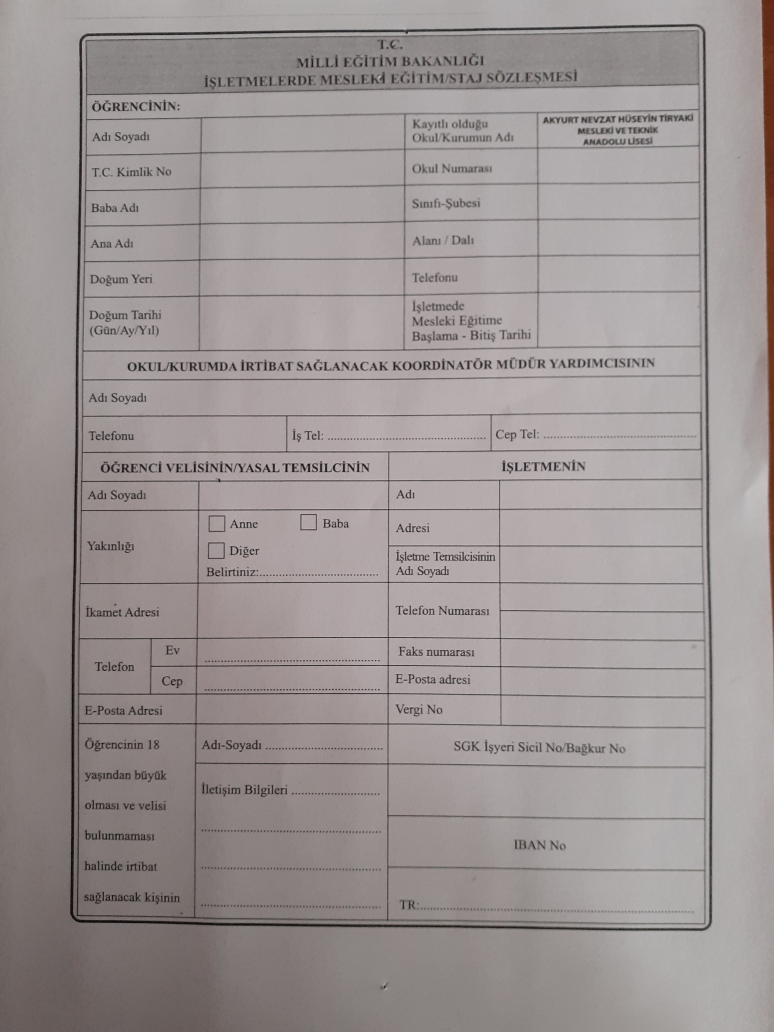
#> input picture uploads/09d67036-b819-452b-8144-90a1bbcc7878.jpg, 3096 x 4128 px (shown at 1/4 size)
$ python -i preprocessing.py   (imports and definitions only)   (older library calls are emulated)
#> lines starting #> are read from the running program, lines starting #| are printed output that depends on the picture
import cv2
import numpy as np
from skimage.transform import rotate
from skimage.color import rgb2gray
from skimage.feature import canny

class ImagePreprocessor:
    # [25 lines left out: functions is_hopeless, is_clean_document, not called in this run]

    @staticmethod
    def grayscale(image):
        if len(image.shape) == 3:
            return cv2.cvtColor(image, cv2.COLOR_BGR2GRAY)
        return image

    @staticmethod
    def noise_reduction(image):
        return cv2.GaussianBlur(image, (5, 5), 0)

    @staticmethod
    def adjust_contrast(image):
        """
        Using CLAHE (Contrast Limited Adaptive Histogram Equalization)
        for robust contrast enhancement in varying light.
        """
        if len(image.shape) == 3:
            image = cv2.cvtColor(image, cv2.COLOR_BGR2GRAY)

        clahe = cv2.createCLAHE(clipLimit=2.0, tileGridSize=(8, 8))
        return clahe.apply(image)

    # [4 lines left out: function sharpen, not called in this run]

    @staticmethod
    def resize_if_needed(image, max_size=2000):
#> called with max_size = 2000
        h, w = image.shape[:2]
#> h = 4128; w = 3096
        if max(h, w) > max_size:
            scale = max_size / max(h, w)
#> scale = 0.484
            new_w = int(w * scale)
#> new_w = 1500
            new_h = int(h * scale)
#> new_h = 2000
            return cv2.resize(image, (new_w, new_h), interpolation=cv2.INTER_AREA)
#> in adjust_contrast, `return clahe.apply(image)`:
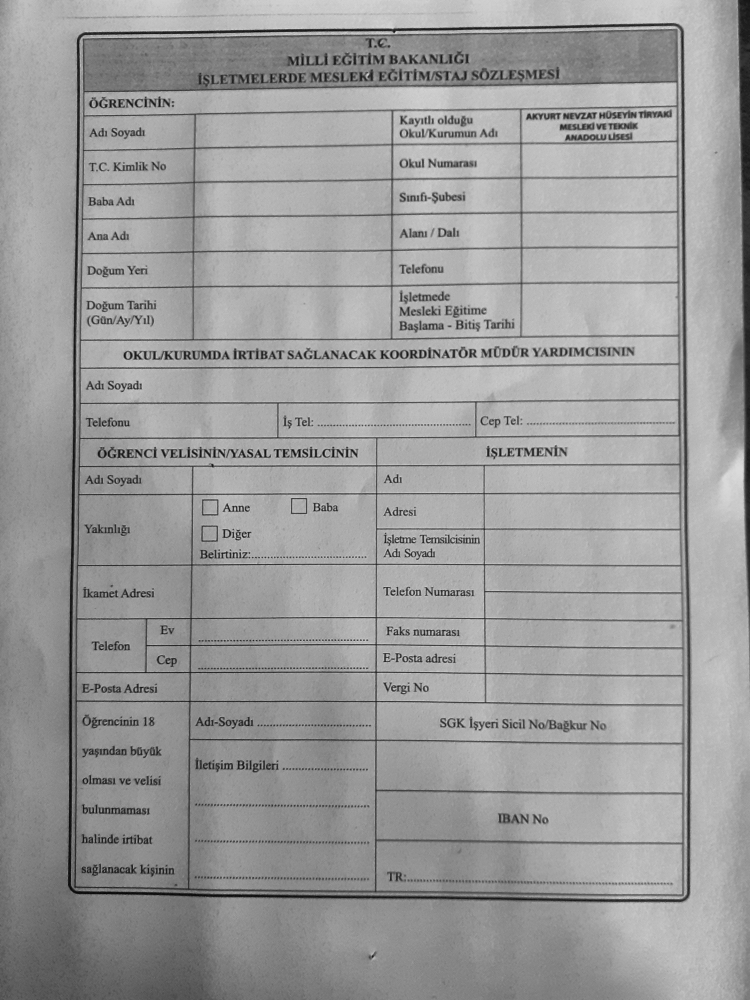
#> returned value: shape (2000, 1500) (shown at 1/2 size); min 2, max 222, mean 155.3
        return image

    # [28 lines left out: function deskew, not called in this run]

    @staticmethod
    def normalize(image):
        """Standardizes pixel intensities."""
        return cv2.normalize(image, None, 0, 255, cv2.NORM_MINMAX)
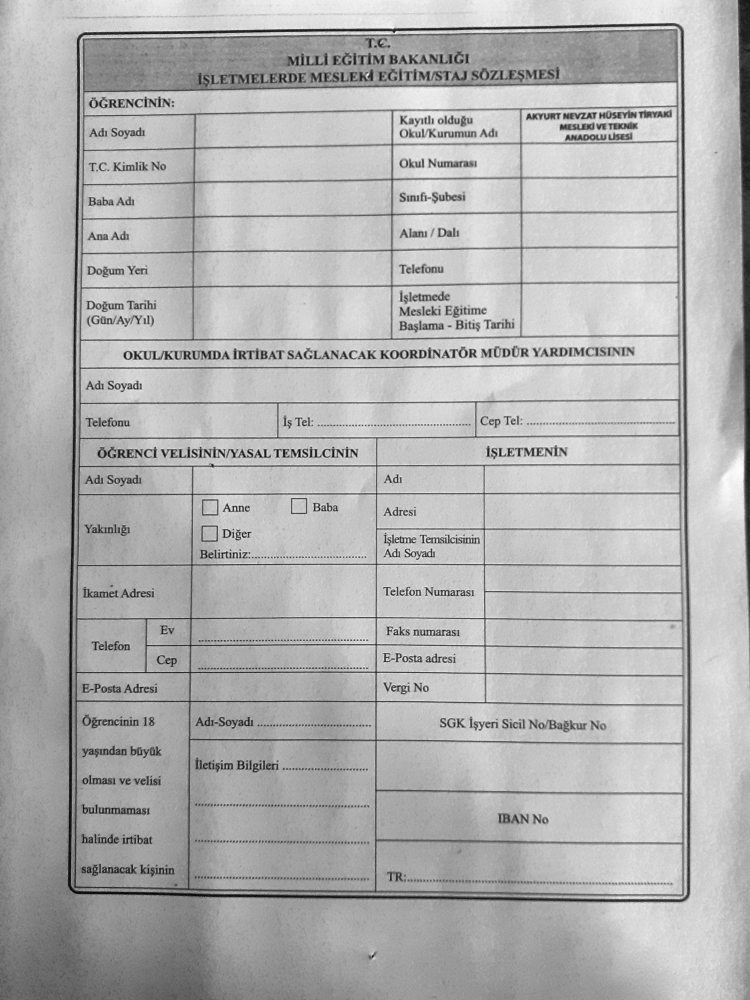
#> returned value: shape (2000, 1500) (shown at 1/2 size); min 0, max 255, mean 177.7

    # [6 lines left out: function adaptive_threshold, not called in this run]

    def process_numpy(self, img, apply_clahe=True, apply_norm=True):
        if img is None:
            return None

        # 1. Resize if too large
        img = self.resize_if_needed(img)

        # 2. Grayscale
        gray = self.grayscale(img)

        # 3. Robust Contrast (CLAHE)
        if apply_clahe:
            gray = self.adjust_contrast(gray)

        # 4. Normalization
        if apply_norm:
            gray = self.normalize(gray)

        return gray

    # [5 lines left out: function process, not called in this run]

>>> import cv2
>>> picture = cv2.cvtColor(cv2.imread('../uploads/09d67036-b819-452b-8144-90a1bbcc7878.jpg'), cv2.COLOR_BGR2RGB)
>>> result = ImagePreprocessor().process_numpy(picture)
